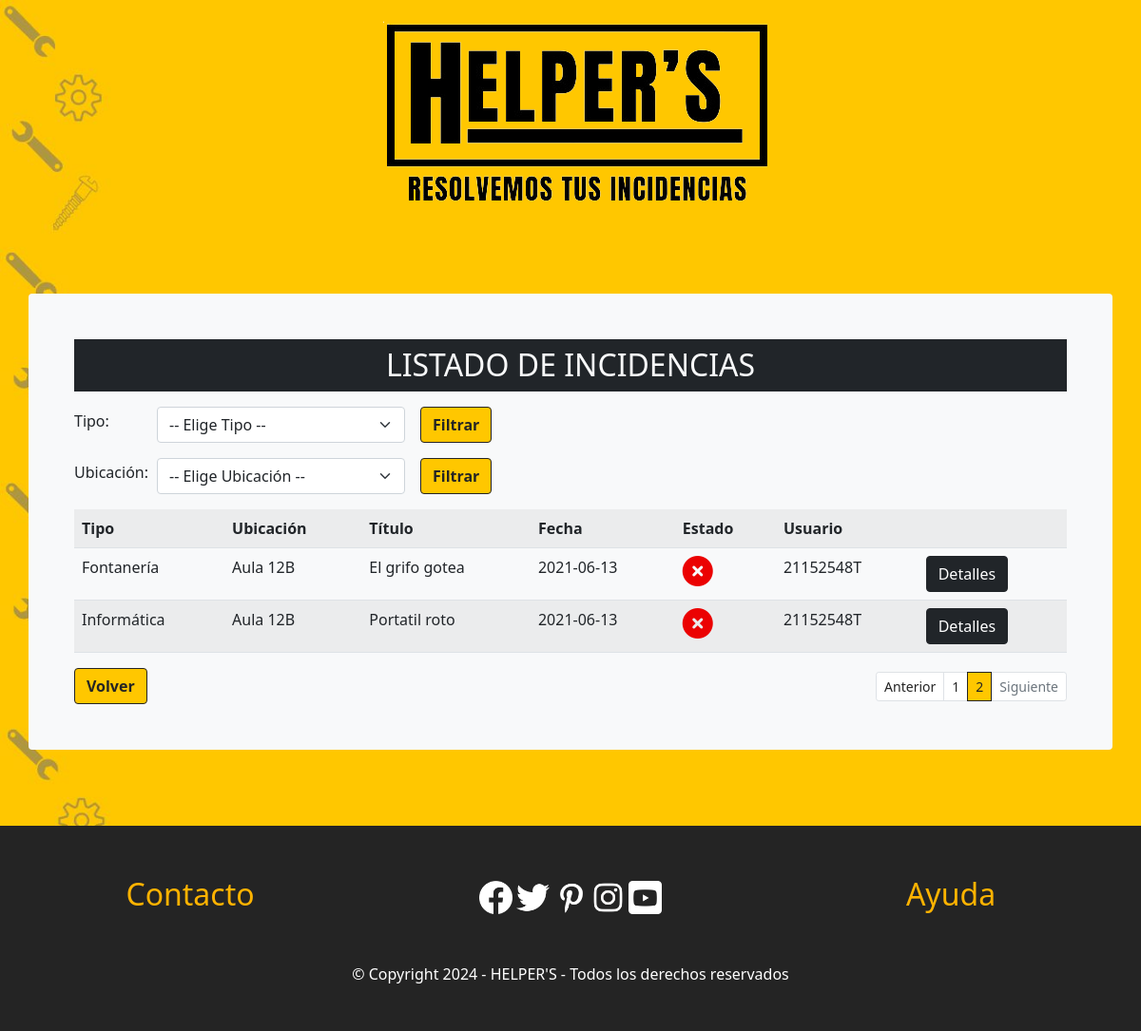
The page /Controlador/listarIncidencias.php?p=2 (signed in) on the database its author committed.
### tables this page shows
CREATE TABLE `incidencia` (
  `id` int(11) NOT NULL,
  `id_tipo` int(11) NOT NULL,
  `id_ubicacion` int(11) NOT NULL,
  `titulo` varchar(50) NOT NULL,
  `descripcion` text NOT NULL,
  `fecha` date NOT NULL,
  `estado` int(11) NOT NULL,
  `id_usuario` varchar(9) NOT NULL,
  `id_tecnico` varchar(9) DEFAULT NULL
);

CREATE TABLE `tipo` (
  `id` int(11) NOT NULL,
  `nombre` varchar(30) NOT NULL,
  `descripcion` text NOT NULL,
  `estaEliminado` tinyint(1) NOT NULL
);

CREATE TABLE `ubicacion` (
  `id` int(11) NOT NULL,
  `nombre` varchar(30) NOT NULL,
  `descripcion` text NOT NULL,
  `estaEliminado` tinyint(1) NOT NULL
);

### Modelo/Incidencia.php (called while the page is built, shortened)
<?php
class Incidencia{
    private $id_usuario;
    private $titulo;
    private $fecha;
    private $estado;
    function __construct($id=0, $id_tipo=0, $id_ubicacion=0, $titulo="", $descripcion="", $fecha="", $estado=0, $id_usuario=0, $id_tecnico="NULL") {
        $this->titulo = $titulo;
        $this->fecha = $fecha;
        $this->estado = $estado;
        $this->id_usuario = $id_usuario;
    }
    public static function getIncidenciasPaginacion($offset, $cant_registros) {
        $conexion = ProyectoDB::connectDB();
        $seleccion = "SELECT id, id_tipo, id_ubicacion, titulo, descripcion, fecha, estado, id_usuario, id_tecnico FROM incidencia ORDER BY fecha DESC LIMIT ".$offset.", ".$cant_registros."";
        $consulta = $conexion->query($seleccion);
        $incidencias = [];
        while ($registro = $consulta->fetchObject()) {
            $incidencias[] = new Incidencia($registro->id, $registro->id_tipo, $registro->id_ubicacion, $registro->titulo, $registro->descripcion, $registro->fecha, $registro->estado, $registro->id_usuario, $registro->id_tecnico);
        }
        return $incidencias;
    }
    public static function getPaginasTotales($cant_registros) {
        $conexion = ProyectoDB::connectDB();
        $seleccion = "SELECT id, id_tipo, id_ubicacion, titulo, descripcion, fecha, estado, id_usuario, id_tecnico FROM incidencia";
        $consulta = $conexion->query($seleccion);
        $filas_totales = $consulta->rowCount();
        $paginas_totales = ceil($filas_totales / $cant_registros);
        return $paginas_totales;
    }
    public function getId_usuario()
    {
        return $this->id_usuario;
    }
    public function getTitulo()
    {
        return $this->titulo;
    }
    public function getFecha()
    {
        return $this->fecha;
    }
    public function getEstado()
    {
        return $this->estado;
    }
}

### Modelo/Tipo.php (called while the page is built, shortened)
<?php
class Tipo{
    private $nombre;
    function __construct($id=0, $nombre="", $descripcion="", $estaEliminado=0) {
        $this->nombre = $nombre;
    }
    public static function getTipos() {
        $conexion = ProyectoDB::connectDB();
        $seleccion = "SELECT id, nombre, descripcion, estaEliminado FROM tipo WHERE estaEliminado=0 ORDER BY nombre";
        $consulta = $conexion->query($seleccion);
        $tipos = [];
        while ($registro = $consulta->fetchObject()) {
            $tipos[] = new Tipo($registro->id, $registro->nombre, $registro->descripcion, $registro->estaEliminado);
        }
        return $tipos;
    }
    public static function getTipoById($id) {
        $conexion = ProyectoDB::connectDB();
        $seleccion = "SELECT id, nombre, descripcion, estaEliminado FROM tipo WHERE id=\"".$id."\"";
        $consulta = $conexion->query($seleccion);
        $registro = $consulta->fetchObject();
        $tipo = new Tipo($registro->id, $registro->nombre, $registro->descripcion, $registro->estaEliminado);
        return $tipo;
    }
    public function getNombre()
    {
        return $this->nombre;
    }
}

### Modelo/Ubicacion.php (called while the page is built, shortened)
<?php
class Ubicacion{
    private $nombre;
    function __construct($id=0, $nombre="", $descripcion="", $estaEliminado=0) {
        $this->nombre = $nombre;
    }
    public static function getUbicaciones() {
        $conexion = ProyectoDB::connectDB();
        $seleccion = "SELECT id, nombre, descripcion, estaEliminado FROM ubicacion WHERE estaEliminado=0 ORDER BY nombre";
        $consulta = $conexion->query($seleccion);
        $ubicaciones = [];
        while ($registro = $consulta->fetchObject()) {
            $ubicaciones[] = new Ubicacion($registro->id, $registro->nombre, $registro->descripcion, $registro->estaEliminado);
        }
        return $ubicaciones;
    }
    public static function getUbicacionById($id) {
        $conexion = ProyectoDB::connectDB();
        $seleccion = "SELECT id, nombre, descripcion, estaEliminado FROM ubicacion WHERE id=\"".$id."\"";
        $consulta = $conexion->query($seleccion);
        $registro = $consulta->fetchObject();
        $ubicacion = new Ubicacion($registro->id, $registro->nombre, $registro->descripcion, $registro->estaEliminado);
        return $ubicacion;
    }
    public function getNombre()
    {
        return $this->nombre;
    }
}

### Vista/incidencias.php (the view, shortened to what this page needs)
<!DOCTYPE html>
<html lang="es">
  <head>
    <link href="https://cdn.jsdelivr.net/npm/bootstrap@5.0.1/dist/css/bootstrap.min.css" rel="stylesheet">
    <link rel="stylesheet" href="../Vista/css/estilos.css">
  </head>
  <body>
            <header class="logos-menu mt-3">
                    <img src="../Vista/img/logo.png" class="img-fluid" alt="...">
            </header>
            <main>
                <div class="container mt-3 mb-3">
                <div class="row justify-content-center align-items-center" style="min-height: 76vh;">
                    <div class="col-12 bg-light p-5 rounded">
                        <h2 class="text-center bg-primary text-light text-uppercase py-2">Listado de incidencias</h2>
                        <div class="row mt-3 mb-3">
                            <form action="" method="post">
                                    <div class="col d-flex flex-row align-items-center">
                                        <div class="col-lg-1 col-sm-2 col-3">
                                            <label for="tipo" class="form-label">Tipo: </label>
                                        </div>
                                        <div class="col-lg-3 col-sm-5">
                                            <select required id="tipo" name="tipo" class="form-select">
                                                <option value="">-- Elige Tipo --</option>
                                            </select>
                                        </div>
                                        <div class="col-lg-4 ms-3 col-sm-5">
                                        <input type="submit" class="btn btn-primary" value="Filtrar">
                                        </div>
                                    </div>
                            </form>
                        </div>
                        <div class="row mt-3 mb-3">
                            <form action="" method="post">
                                    <div class="col d-flex flex-row align-items-center">
                                        <div class="col-lg-1 col-sm-2 col-3">
                                            <label for="ubicacion" class="form-label">Ubicación: </label>
                                        </div>
                                        <div class="col-lg-3 col-sm-5">
                                            <select required id="ubicacion" name="ubicacion" class="form-select">
                                                <option value="">-- Elige Ubicación --</option>
                                            </select>
                                        </div>
                                        <div class="col-lg-4 ms-3 col-sm-5">
                                        <input type="submit" class="btn btn-primary" value="Filtrar">
                                        </div>
                                    </div>
                            </form>
                        </div>
                        <div class="table-responsive mb-2 mb-lg-0">
                            <table class="table table-striped">
                                <tr>
                                <th>Tipo</th><th>Ubicación</th><th>Título</th><th>Fecha</th><th>Estado</th><th>Usuario</th><th></th>
                                </tr>
                                <?php
                                foreach ($data['incidencias'] as $incidencia) {
                                    if ($incidencia->getEstado()==0) {
                                        $incidenciaTexto = '<i class="fas fa-times-circle"style="color: #eb0202; font-size:2rem;"></i>';
                                    } else if ($incidencia->getEstado()==1) {
                                        $incidenciaTexto = '<i class="fas fa-clock" style="color: #f97d00; font-size:2rem;"></i>';
                                    } else if ($incidencia->getEstado()==2) {
                                        $incidenciaTexto = '<i class="fas fa-check-circle" style="color: #019B17; font-size:2rem;"></i>';
                                    }
                                    $tipo = Tipo::getTipoById($incidencia->getId_tipo());
                                    $tipoTexto = $tipo->getNombre();
                                    $ubicacion = Ubicacion::getUbicacionById($incidencia->getId_ubicacion());
                                    $ubicacionTexto = $ubicacion->getNombre();
                                ?>
                                <tr>
                                    <td><?=$tipoTexto?></td><td><?=$ubicacionTexto?></td><td><?=$incidencia->getTitulo()?></td></td><td><?=$incidencia->getFecha()?></td><td><?=$incidenciaTexto?></td><td><?=$incidencia->getId_usuario()?></td>
                                    <td>
                                    <form action="" method="post" id="myForm">
                                        <input type="submit" class="btn btn-dark" value="Detalles">
                                    </form>
                                    </td>
                                </tr>
                                <?php
                                }
                                ?>
                            </table>
                        </div>
                        <div class="row">
                            <div class="col">
                                <button type="button" class="btn btn-primary" data-bs-toggle="modal" onclick="window.location.href='../index.php'">Volver</button>
                            </div>
                            <?php if (!isset($_POST['tipo']) && !isset($_POST['ubicacion'])): ?>
                            <div class="col">
                                <nav aria-label="Botones de paginación" class="mt-1">
                                    <ul class="pagination pagination-sm justify-content-end m-0">
                                        <li class="page-item <?php if($pagina <= 1){ echo 'disabled'; } ?>">
                                            <a class="page-link"
                                                href="<?php if($pagina <= 1){ echo ''; } else { echo "?p=" . ($pagina-1); } ?>">Anterior</a>
                                        </li>
                                        <?php for($i = 1; $i <= $paginas_totales; $i++ ): ?>
                                        <li class="page-item <?php if($pagina == $i) {echo 'active'; } ?>">
                                            <a class="page-link" href="?p=<?= $i; ?>"> <?= $i; ?> </a>
                                        </li>
                                        <?php endfor; ?>
                                        <li class="page-item <?php if($pagina >= $paginas_totales) { echo 'disabled'; } ?>">
                                            <a class="page-link"
                                                href="<?php if($pagina >= $paginas_totales){ echo ''; } else {echo "?p=". ($pagina+1); } ?>">Siguiente</a>
                                        </li>
                                    </ul>
                                </nav>
                            </div>
                            <?php endif ?>
                        </div>
                    </div>
                </div>
                </div>
            </main>
            <footer class="container-fluid text-white elfooter">
                <div class="row align-items-center justify-content-center text-center">
                    <div class="col-sm-12 col-md-4 order-1 mt-5 text-warning">
                        <a href="#" data-bs-toggle="modal" data-bs-target="#modalContacto">Contacto</a>
                    </div>
                    <div class="col-sm-12 col-md-4 order-3 order-md-2 mt-5 text-warning">
                        <a href="https://www.facebook.com/" target="_blank" target="_blank"><img width="35px" height="35px" src="../Vista/img/facebook.png"></a>
                        <a href="https://twitter.com/" target="_blank"><img width="35px" height="35px" src="../Vista/img/twitter.png"></a>
                        <a href="https://www.pinterest.es/" target="_blank"><img width="35px" height="35px" src="../Vista/img/pinterest.png"></a>
                        <a href="https://www.instagram.com/" target="_blank"><img width="35px" height="35px" src="../Vista/img/instagram.png"></a>
                        <a href="https://www.youtube.com/" target="_blank"><img width="35px" height="35px" src="../Vista/img/youtube.png"></a>
                    </div>
                    <div class="col-sm-12 col-md-4 order-2 order-md-3 mt-5 text-warning">
                        <a href="../Controlador/verAyuda.php">Ayuda</a>
                    </div>
                </div>
                <div class="row">
                    <div class="col-12 text-center">
                        <br>
                        <br>
                       &copy; Copyright 2024 - HELPER'S - Todos los derechos reservados
                        <br>
                        <br>
                        <br>
                    </div>
                </div>
            </footer>
  </body>
</html>

### Vista/css/estilos.css (style rules this page uses)
:root { --primero: #8bc34a; --segundo: #03a9f4; --tercero: #ab47bc; --cuarto: #ffb300; --gris: #ecf0f5; --azul: #25476a; }
html { height: 100vh; }
body { background-image: url(../img/background.jpg); background-size: cover; background-repeat: no-repeat; background-attachment: fixed; }
.elfooter { background-color: #242424; }
.logos-menu { display: -webkit-box; display: -ms-flexbox; display: flex; -webkit-box-orient: horizontal; -webkit-box-direction: normal; -ms-flex-direction: row; flex-direction: row; -ms-flex-pack: distribute; justify-content: space-around; }
a { text-decoration: none; font-size: 2rem; color: var(--cuarto); }
.bg-primary { background-color: #212529 !important; }
.btn-primary { color:#242424; background-color: #ffc700; border-color: #242424; font-weight: bold; }
.page-link { color:#242424 }
.page-item.active .page-link { color: #242424; background-color: #ffc700; border-color: #242424; }

### rows shown on the page
incidencia: id_tipo.nombre "Fontanería", id_ubicacion.nombre "Aula 12B", titulo "El grifo gotea", fecha "2021-06-13", estado 0 (drawn), id_usuario "21152548T"
incidencia: id_tipo.nombre "Informática", id_ubicacion.nombre "Aula 12B", titulo "Portatil roto", fecha "2021-06-13", estado 0 (drawn), id_usuario "21152548T"
